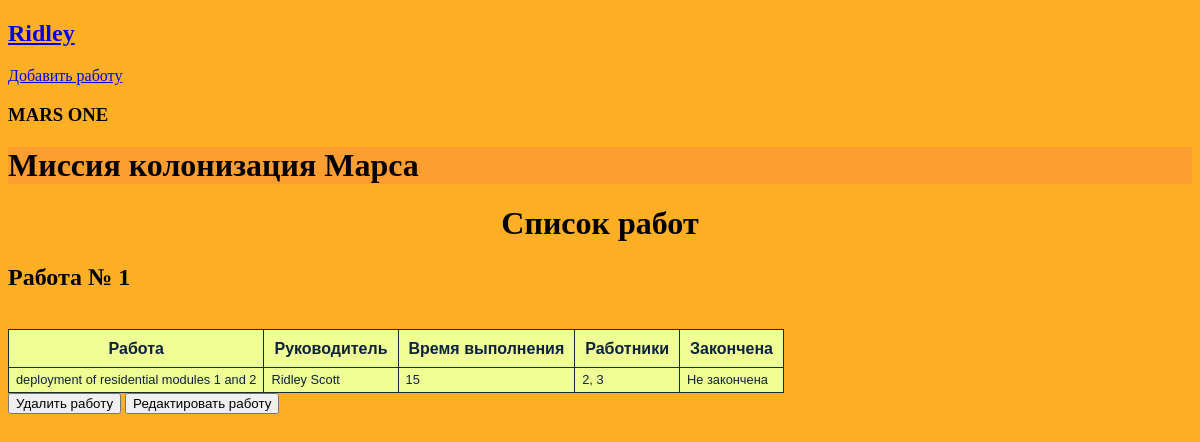
/ (signed in), run on an earlier commit of the app's database.
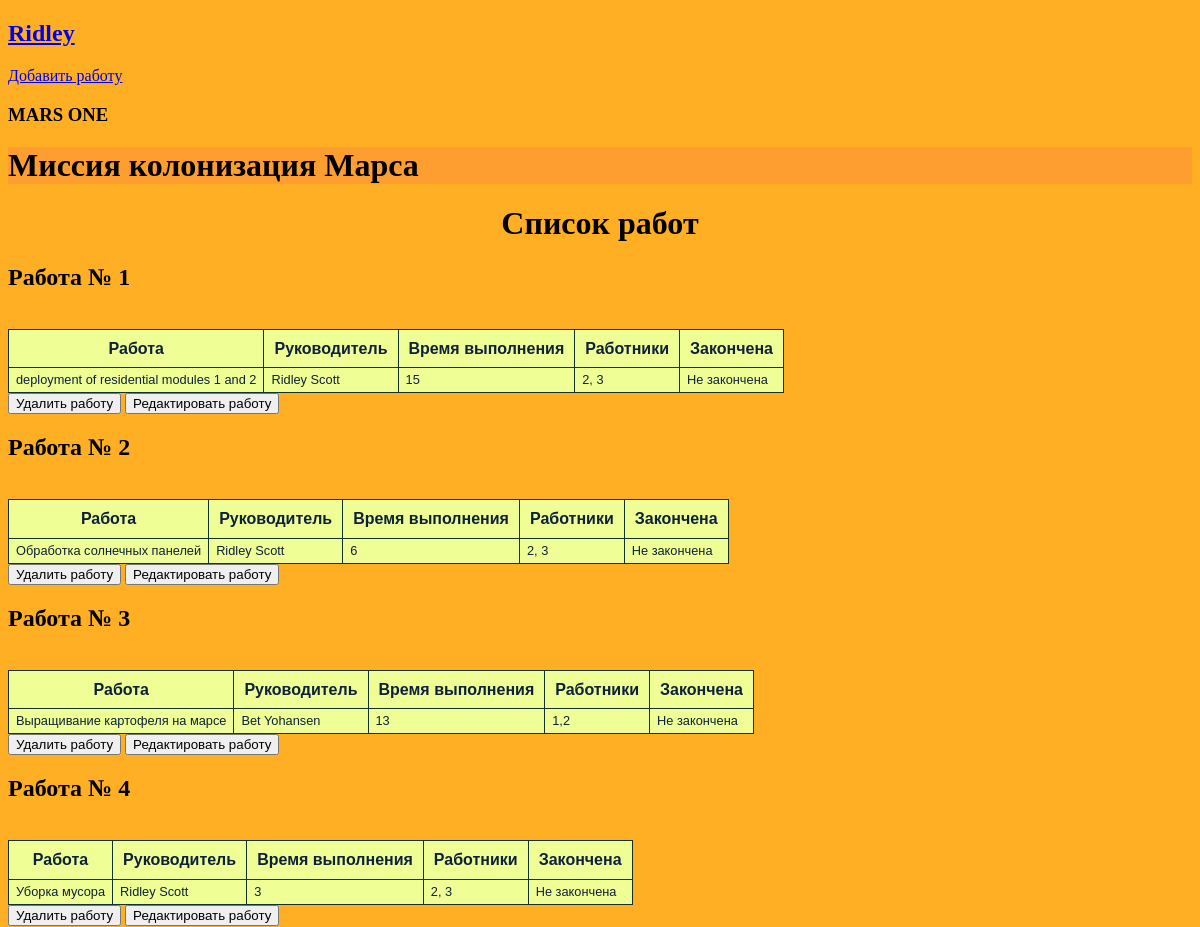
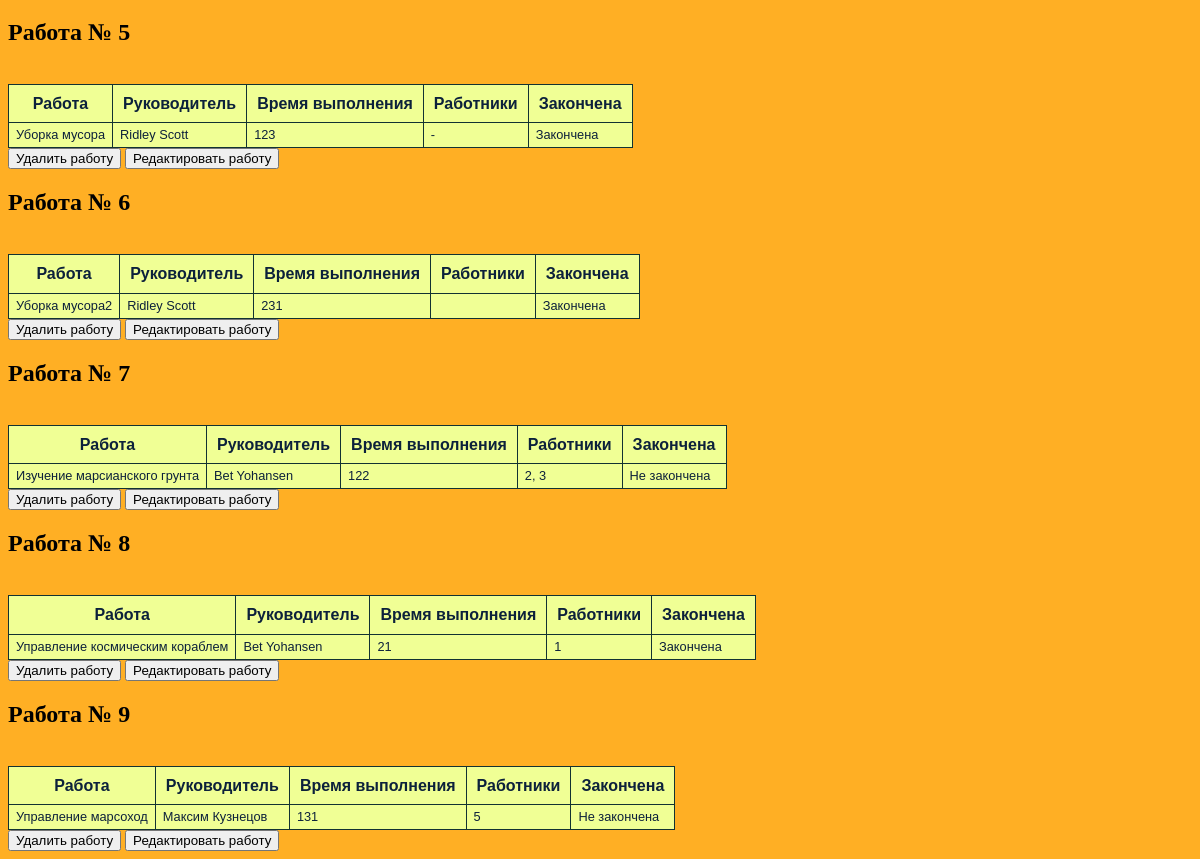
And on a later commit of the database (2 pictures, top to bottom).
### data/jobs.py (models this page shows)
class Jobs(SqlAlchemyBase):
    __tablename__ = 'jobs'
    id = sqlalchemy.Column(sqlalchemy.Integer, primary_key=True, autoincrement=True)
    team_leader = sqlalchemy.Column(sqlalchemy.Integer, sqlalchemy.ForeignKey('users.id'))
    job = sqlalchemy.Column(sqlalchemy.String, nullable=True)
    work_size = sqlalchemy.Column(sqlalchemy.Integer)
    collaborators = sqlalchemy.Column(sqlalchemy.String)
    start_date = sqlalchemy.Column(sqlalchemy.DateTime)
    end_date = sqlalchemy.Column(sqlalchemy.DateTime)
    is_finished = sqlalchemy.Column(sqlalchemy.Boolean)
    user = orm.relationship('User')

### data/users.py (models this page shows)
class User(SqlAlchemyBase, UserMixin):
    __tablename__ = 'users'
    id = sqlalchemy.Column(sqlalchemy.Integer, primary_key=True, autoincrement=True)
    surname = sqlalchemy.Column(sqlalchemy.String, nullable=True)
    name = sqlalchemy.Column(sqlalchemy.String, nullable=True)
    age = sqlalchemy.Column(sqlalchemy.Integer, nullable=True)
    position = sqlalchemy.Column(sqlalchemy.String, nullable=True)
    speciality = sqlalchemy.Column(sqlalchemy.String, nullable=True)
    address = sqlalchemy.Column(sqlalchemy.String, nullable=True)
    email = sqlalchemy.Column(sqlalchemy.String, unique=True)
    hashed_password = sqlalchemy.Column(sqlalchemy.String)
    modified_date = sqlalchemy.Column(sqlalchemy.DateTime, default=datetime.datetime.now())
    jobs = orm.relationship("Jobs", back_populates='user')

### main.py (the view)
@app.route('/')
def list_of_jobs():
    db_session.global_init('db/mars_explorer.db')
    db_sess = db_session.create_session()
    jobs = db_sess.query(Jobs).all()
    print(jobs, current_user.id)
    names = {}
    for i in jobs:
        names[i] = db_sess.query(User).filter(i.team_leader == User.id).first()
    for i in jobs:
        print(i.is_finished)
    return render_template('show_jobs.html', jobs=jobs, names=names, style=url_for('static', filename='css/style.css'))

### data/db_session.py (called while the page is built, shortened)
def global_init(db_file):
    global __factory
    if __factory:
        return

def create_session() -> Session:
    global __factory
    return __factory()

### main.py (called while the page is built)
@login_manager.user_loader
def load_user(user_id):
    db_session.global_init('db/mars_explorer.db')
    db_sess = db_session.create_session()
    return db_sess.query(User).get(user_id)

### templates/show_jobs.html
{% extends "base.html" %}
{% block content %}
<h1 align="center">Список работ</h1>
{% for i in jobs %}
    <h2>Работа № {{loop.index}}</h2>
    <table>
        <tr>
            <th>Работа</th><th>Руководитель</th><th>Время выполнения</th><th>Работники</th><th>Закончена</th></br>
        </tr>
        <tr>
            {% if i.is_finished %}
            <td>{{i.job}}</td><td>{{names[i].name}} {{names[i].surname}}</td><td>{{i.work_size}}</td><td>{{i.collaborators}}</td><td>Закончена</td>
            {% else %}
            <td>{{i.job}}</td><td>{{names[i].name}} {{names[i].surname}}</td><td>{{i.work_size}}</td><td>{{i.collaborators}}</td><td>Не закончена</td>
            {% endif %}
        </tr>
    </table>
    {% if current_user.is_authenticated and (current_user.id == i.team_leader or current_user.id == 1)%}
    <button href=/job_delete/{{i.id}} color="red">Удалить работу</button>
    <button href=/jobs/{{i.id}} color="green">Редактировать работу</button>
    {% endif %}
{% endfor %}
{% endblock %}

### templates/base.html (shortened to what this page needs)
<!DOCTYPE html>
<html>
<head>
    <link href={{ style }} rel="stylesheet">
    <nav>
        {% if current_user.is_authenticated %}
            <a class="navbar-brand" href="/logout"><h2>{{ current_user.name }}</h2></a>
        {% else %}
        <p>
            <a class="btn btn-primary" href="/register"><h2>Зарегистрироваться</h2></a>
            <a class="btn btn-primary" href="/login"><h2>Войти</h2></a>
        </p>
        {% endif %}
    </nav>
    {% if current_user.is_authenticated %}
        <a href="/jobs" class="btn btn-secondary">Добавить работу</a>
    {% endif %}
    <h3>MARS ONE</h3>
</head>
<body>
<header>
        <h1>Миссия колонизация Марса</h1>
</header>
    {% block content %}{% endblock %}
</body>
</html>

What changed in the data, as far as the page shows it:
added Jobs: job "Обработка солнечных панелей", {{ names[i].name }} "Ridley", {{ names[i].surname }} "Scott", work_size "6", collaborators "2, 3"
added Jobs: job "Выращивание картофеля на марсе", work_size "13", collaborators "1,2"
now on this page (row edited): User: name "Bet", surname "Yohansen"
added Jobs: job "Уборка мусора", {{ names[i].name }} "Ridley", {{ names[i].surname }} "Scott", work_size "3", collaborators "2, 3"
added Jobs: job "Уборка мусора", {{ names[i].name }} "Ridley", {{ names[i].surname }} "Scott", work_size "123", collaborators "-"
added Jobs: job "Уборка мусора2", {{ names[i].name }} "Ridley", {{ names[i].surname }} "Scott", work_size "231"
added Jobs: job "Изучение марсианского грунта", work_size "122", collaborators "2, 3"
added Jobs: job "Управление космическим кораблем", work_size "21", collaborators "1"
added Jobs: job "Управление марсоход", work_size "131", collaborators "5"
added User: name "Максим", surname "Кузнецов"
